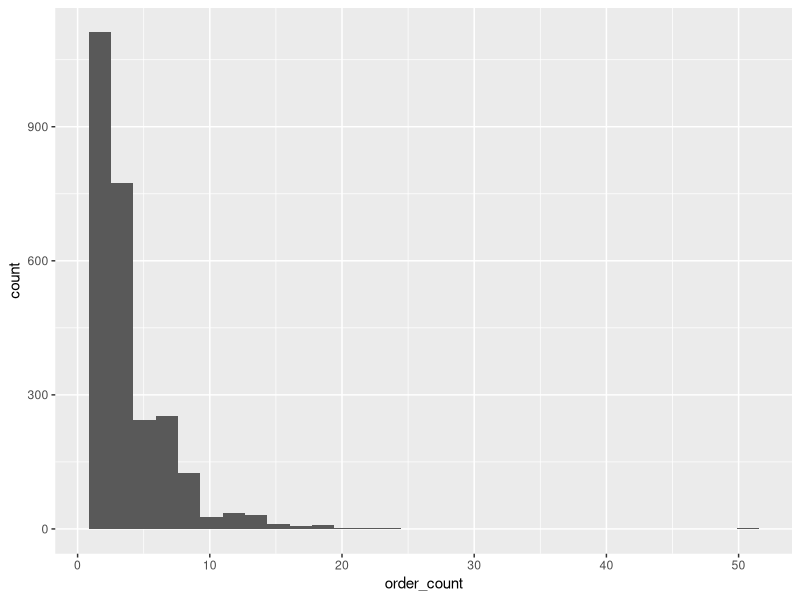

Recreate this plot in R. (Note: this script raises an error after producing the figure.)
## ---- chunk 1
library(tidyverse) 
library(readxl) 

orders <- read_excel("data/orders_data_set.xlsx")
## ---- chunk 2
orders %>%
  select(order_id, patient_id) %>%
  head(4) %>%
	summarize(order_count = n(),
	          pt_count    = n_distinct(patient_id)) 
## ---- chunk 3
# solution
orders_1 <- orders %>%
	summarize(order_count = n(),
	          pt_count = n_distinct(patient_id),
	          dept_count = n_distinct(department)) %>%
	mutate(pt_order_count_mean = order_count / pt_count,
         dept_order_count_mean = order_count / dept_count)
## ---- chunk 4
#solution
orders %>% 
	mutate(result_interval = result_time - order_time) %>%
	summarize(order_time_min = min(order_time),
		        order_time_first = first(order_time), # assumes sorted observations
            result_interval_med = median(result_interval, na.rm = T))
## ---- chunk 5
orders %>% 
  group_by(patient_id, department) %>%
  head(4)
## ---- chunk 6
orders %>%
	group_by(patient_id) %>%
	summarize(order_count = n()) %>%
	summarize(pt_order_count_mean = mean(order_count))
## ---- chunk 7
# solution
orders %>%
	group_by(patient_id) %>%
	summarize(pt_order_count = n()) %>%
	summarize(pt_order_count_median = median(pt_order_count))
## ---- chunk 8
#solution
orders %>%  
	filter(proc_code == "TSH") %>%	
	group_by(patient_id) %>%
	summarize(pt_order_count = n()) %>%
	summarize(pt_order_count_max = max(pt_order_count))
## ---- chunk 9
#solution
orders %>%
	group_by(patient_id) %>%
	summarize(pt_order_count = n()) %>%
	summarize(pt_order_count_q05 = quantile(pt_order_count, probs=0.05),  
	          pt_order_count_q95 = quantile(pt_order_count, probs=0.95))
## ---- chunk 10
#solution
orders %>%	    
	group_by(department, patient_id) %>%	    
	summarize(order_count = n()) %>%    # summarize over department-patient_id groups
	summarize(pt_order_count_mean = mean(order_count)) # summarize over department groups
## ---- chunk 11
orders_per_pt_dept <- orders %>%	        
				group_by(department, patient_id) %>%	        
				summarize(order_count = n()) %>%     
				ungroup() %>%        
				filter(department %in% 
					c("INTERNAL MEDICINE CLINIC", 
						"FAMILY MEDICINE CLINIC"))
head(orders_per_pt_dept)
## ---- chunk 12
orders_per_pt_dept %>%
	ggplot() +
	geom_histogram(aes(x = order_count))
## ---- chunk 13
orders_per_pt_dept %>% 
		group_by(department) %>% 
		summarize(order_count_median = median(order_count), 
			        order_count_mean = mean(order_count))
## ---- chunk 14
wilcox.test(order_count ~ department, 
            data        = orders_per_pt_dept, 
            alternative = "two.sided", 
            paired      = FALSE, 
            conf.int    = TRUE)
## ---- chunk 15
#solution
orders %>%	            
	group_by(department, patient_id) %>%	            
	summarize(order_count = n()) %>%     
	ungroup() %>%    
	filter(department %in% c("NEPHROLOGY CLINIC",
	                         "CARDIOLOGY CLINIC",
	                         "GASTROENTEROLOGY CLINIC")) %>%
	mutate(department = factor(department)) %>%    
	kruskal.test(order_count ~ department, 
	             data = .)
